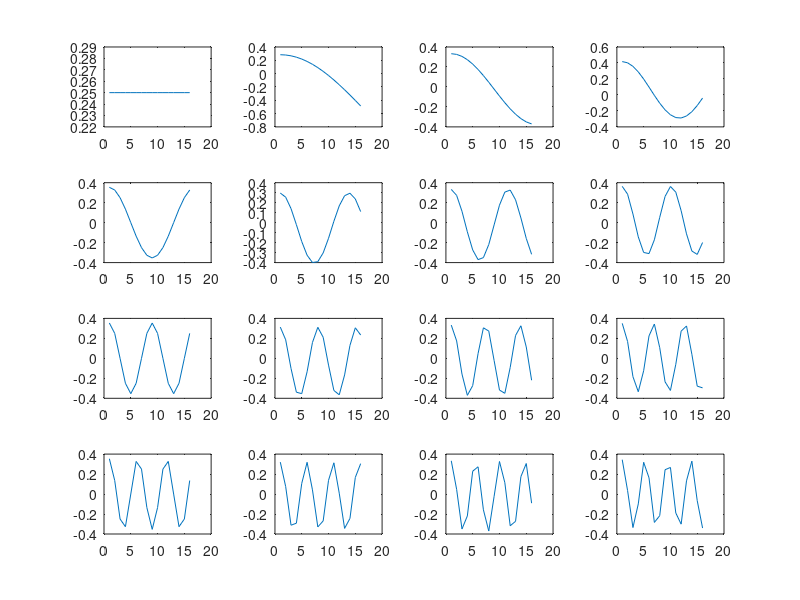

The MATLAB script that drew this image: (Note: this script raises an error after producing the figure.)
clc;clear;close all;
%Demo for microseismic data denoising using 1D dictionary learning
%Prepared By Yangkang Chen and Hang Wang
%Dec, 09, 2018
%
% Key Reference
% Wang, H., Q. Zhang, G. Zhang, J. Fang, and Y. Chen, 2020, Self-training and learning the waveform features of microseismic data using an adaptive dictionary, Geophysics, 85, KS51-KS61.
%
% For more details about dictionary learning and denoising, please refer to
% Siahsar, M. A. N., Gholtashi, S., Kahoo, A. R., W. Chen, and Y. Chen, 2017, Data-driven multi-task sparse dictionary learning for noise attenuation of 3D seismic data, Geophysics, 82, V385-V396.
% Siahsar, M. A. N., V. Abolghasemi, and Y. Chen, 2017, Simultaneous denoising and interpolation of 2D seismic data using data-driven non-negative dictionary learning, Signal Processing, 141, 309-321.
% Chen, Y., 2020, Fast dictionary learning for noise attenuation of multidimensional seismic data, Geophysical Journal International, 222, 1717?1727.
% Chen, Y., M. Zhang, M. Bai, and W. Chen, 2019, Improving the signal-to-noise ratio of seismological datasets by unsupervised machine learning, Seismological Research Letters, 90, 1552-1564.
% Chen, Y., S. Zu, W. Chen, M. Zhang, and Z. Guan, 2020, Learning the blending spikes using sparse dictionaries, Geophysical Journal International, 222, 1846?1863. 
% Wang, H., Q. Zhang, G. Zhang, J. Fang, and Y. Chen, 2020, Self-training and learning the waveform features of microseismic data using an adaptive dictionary, Geophysics, 85, KS51-KS61.
% Chen, Y., S. Fomel, 2015, Random noise attenuation using local signal-and-noise orthogonalization, Geophysics, 80, WD1-WD9.
% Chen, Y., J. Ma, and S. Fomel, 2016, Double-sparsity dictionary for seismic noise attenuation, Geophysics, 81, V17-V30.
% Zu, S., H. Zhou, R. Wu, M. Jiang, and Y. Chen, 2019, Dictionary learning based on dip patch selection training for random noise attenuation, Geophysics, 84, V169?V183.
% Zu, S., H. Zhou, R. Wu, and Y. Chen, 2019, Hybrid-sparsity constrained dictionary learning for iterative deblending of extremely noisy simultaneous-source data, IEEE Transactions on Geoscience and Remote Sensing, 57, 2249-2262.
% Zhou et al., 2021, Statistics-guided dictionary learning for automatic coherent noise suppression, IEEE Transactions on Geoscience and Remote Sensing, doi: 10.1109/TGRS.2020.3039738.
% Wang et al., 2021, Fast dictionary learning for high-dimensional seismic reconstruction, IEEE Transactions on Geoscience and Remote Sensing, 

load mdl_real.mat

%% patch size l1*l2
l1=16;l2=1;

c1=16;c2=32;%size of the 1D cosine dictionary (if c2>c1, overcomplete)
%% DCT dictionary (dctmtx will generates orthogonal transform)
dct=zeros(c1,c2);
for k=0:1:c2-1
    V=cos([0:1:c1-1]'*k*pi/c2);
    if k>0
        V=V-mean(V);
    end
    dct(:,k+1)=V/norm(V);
end
D=dct;
% DCT=kron(dct,dct);%2D DCT dictionary (64,256)

%% plot the first 64 atoms
figure;
for ia=1:16
    subplot(4,4,ia);plot(dct(:,ia));
end


%% decompose the image into patches:
X=yc_patch(d,1,16,1,8,1);



%% OMP using DCT
nd=size(X,2);
K=5;
for i2=1:nd
    G(:,i2)=yc_omp0(D,X(:,i2),K);
end

%further constrain it to be sparser
G=yc_pthresh(G,'ph',1);
X2=D*G;

[n1,n2]=size(d);
d2=yc_patch_inv(X2,1,n1,n2,16,1,8,1);


figure('units','normalized');
imagesc(G);colormap(jet);colorbar;caxis([-0.5,0.5]);%colorbar;
ylabel('Atom NO','Fontsize',16);
xlabel('Patch NO','Fontsize',16);
title('Coefficients Matrix','Fontsize',16);
set(gca,'Linewidth',1.5,'Fontsize',16);
print(gcf,'-depsc','-r300','real_G.eps');


%% K-SVD
%This will be subsituted by independent subroutines
% addpath(genpath('~/chenyk.data2/various/packages/toolbox'));
%% others' package (if use ksvd instead of yc_ksvd, uncomment the below)
% addpath(genpath('~/chenyk.data2/various/packages/toolbox'));

params.data = X;
params.Tdata = 5;%sparsity level
params.initdict=D;
params.dictsize = c2;
params.codemode = 'sparsity';
% params.codemode = 'error';
params.iternum = 30;
params.memusage = 'high';

%% using others' ksvd
% rng(201819,'twister');
% [Dksvd,Gksvd,err] = ksvd(params,'');

%% using our own ksvd
param.T=5;      %sparsity level
param.D=D;    %initial D
param.niter=30; %number of K-SVD iterations to perform; default: 10
param.mode=1;   %1: sparsity; 0: error
param.K=c2;     %number of atoms, dictionary size
[Dksvd,Gksvd]=yc_ksvd(X,param); 

Gksvd0=Gksvd;
Gksvd=yc_pthresh(Gksvd0,'ph',1);
X1=Dksvd*Gksvd;

[n1,n2]=size(d);
d1=yc_patch_inv(X1,1,n1,n2,16,1,8,1);
figure;%imagesc([d,d1,d-d1]);
subplot(3,1,1);plot(d);ylim([-0.4,0.4]);
subplot(3,1,2);plot(d1);ylim([-0.4,0.4]);
subplot(3,1,3);plot(d-d1);ylim([-0.4,0.4]);


%DWT
% d3 = wden(d,'rigrsure','s','sln',4,'db2');
% tmp=dwt(d,'db1','mode','sym');

%BP
d3=yc_bp(d,1,0.001,0.01,0.2,0.21);

%EMD
d4=yc_micro_emd(d);


dt=2;t=[0:n1-1]*dt;
figure('units','normalized','Position',[0.2 0.4 0.4, 0.8]);
subplot(5,1,1);plot(t,d,'b','linewidth',2);ylim([-0.5,0.5]);xlim(dt*[0,n1-1]);
ylabel('Amplitude','Fontsize',16);
set(gca,'Linewidth',1.5,'Fontsize',16);
title('(a)','Fontsize',16);

subplot(5,1,2);plot(t,d4,'b','linewidth',2);ylim([-0.5,0.5]);xlim(dt*[0,n1-1]);
ylabel('Amplitude','Fontsize',16);
set(gca,'Linewidth',1.5,'Fontsize',16);
title('(b)','Fontsize',16);

subplot(5,1,3);plot(t,d3,'b','linewidth',2);ylim([-0.5,0.5]);xlim(dt*[0,n1-1]);
ylabel('Amplitude','Fontsize',16);
set(gca,'Linewidth',1.5,'Fontsize',16);
title('(c)','Fontsize',16);

subplot(5,1,4);plot(t,d2,'b','linewidth',2);ylim([-0.5,0.5]);xlim(dt*[0,n1-1]);
ylabel('Amplitude','Fontsize',16);
set(gca,'Linewidth',1.5,'Fontsize',16);
title('(d)','Fontsize',16);

subplot(5,1,5);plot(t,d1,'b','linewidth',2);ylim([-0.5,0.5]);xlim(dt*[0,n1-1]);
ylabel('Amplitude','Fontsize',16);
xlabel('Time (ms)','Fontsize',16);
title('(e)','Fontsize',16);
set(gca,'Linewidth',1.5,'Fontsize',16);
print(gcf,'-depsc','-r300','real_dn.eps');


figure('units','normalized','Position',[0.2 0.4 0.4, 0.7]);
subplot(4,1,1);plot(t,d-d4,'b','linewidth',2);ylim([-0.5,0.5]);xlim(dt*[0,n1-1]);
ylabel('Amplitude','Fontsize',16);
set(gca,'Linewidth',1.5,'Fontsize',16);
title('(a)','Fontsize',16);

subplot(4,1,2);plot(t,d-d3,'b','linewidth',2);ylim([-0.5,0.5]);xlim(dt*[0,n1-1]);
ylabel('Amplitude','Fontsize',16);
set(gca,'Linewidth',1.5,'Fontsize',16);
title('(b)','Fontsize',16);

subplot(4,1,3);plot(t,d-d2,'b','linewidth',2);ylim([-0.5,0.5]);xlim(dt*[0,n1-1]);
ylabel('Amplitude','Fontsize',16);
set(gca,'Linewidth',1.5,'Fontsize',16);
title('(c)','Fontsize',16);

subplot(4,1,4);plot(t,d-d1,'b','linewidth',2);ylim([-0.5,0.5]);xlim(dt*[0,n1-1]);
ylabel('Amplitude','Fontsize',16);
set(gca,'Linewidth',1.5,'Fontsize',16);
title('(d)','Fontsize',16);

xlabel('Time (ms)','Fontsize',16);
annotation('textarrow',[0.5,0.56],[0.45,0.41],'color','r','linewidth',2,'Fontsize',20,'fontweight','bold');
print(gcf,'-depsc','-r300','real_n.eps');


figure('units','normalized');
imagesc(Gksvd0);colormap(jet);colorbar;caxis([-0.5,0.5]);%colorbar;
ylabel('Atom NO','Fontsize',16);
xlabel('Patch NO','Fontsize',16);
title('Coefficients Matrix','Fontsize',16);
set(gca,'Linewidth',1.5,'Fontsize',16);
print(gcf,'-depsc','-r300','real_Gksvd0.eps');

figure('units','normalized');
imagesc(Gksvd);colormap(jet);colorbar;caxis([-0.5,0.5]);%colorbar;
ylabel('Atom NO','Fontsize',16);
xlabel('Patch NO','Fontsize',16);
title('Coefficients Matrix','Fontsize',16);
set(gca,'Linewidth',1.5,'Fontsize',16);
print(gcf,'-depsc','-r300','real_Gksvd.eps');

figure('units','normalized');
imagesc(D);colormap(jet);caxis([-0.5,0.5]);%colorbar;
ylabel('Sample NO','Fontsize',16);
xlabel('Atom NO','Fontsize',16);
title('Dictionary Atoms','Fontsize',16);
set(gca,'Linewidth',1.5,'Fontsize',16);
print(gcf,'-depsc','-r300','real_Dct.eps');

figure('units','normalized');
imagesc(Dksvd);colormap(jet);caxis([-0.5,0.5]);%caxis([0,2.0]);colorbar;
ylabel('Sample NO','Fontsize',16);
xlabel('Atom NO','Fontsize',16);
title('Dictionary Atoms','Fontsize',16);
set(gca,'Linewidth',1.5,'Fontsize',16);
print(gcf,'-depsc','-r300','real_Dksvd.eps');

figure('units','normalized');
imagesc(X);colormap(jet);%caxis([-0.5,0.5]);%colorbar;
ylabel('Sample NO','Fontsize',16);
xlabel('Patch NO','Fontsize',16);
title('Patches','Fontsize',16);
set(gca,'Linewidth',1.5,'Fontsize',16);
print(gcf,'-depsc','-r300','real_X.eps');

figure('units','normalized');
imagesc(X1);colormap(jet);%caxis([-0.5,0.5]);%caxis([0,2.0]);colorbar;
ylabel('Sample NO','Fontsize',16);
xlabel('Patch NO','Fontsize',16);
title('Patches','Fontsize',16);
set(gca,'Linewidth',1.5,'Fontsize',16);
print(gcf,'-depsc','-r300','real_X1.eps');



%% plot the first 64 atoms
figure('units','normalized','Position',[0.2 0.4 0.7 0.8]);
for ia=1:30
    subplot(6,5,ia);plot([1:l1],D(:,ia),'b','linewidth',2);
    
    if ia==1
        ylim([-0.5,0.5]);
    end
    %     if ismember(ia,[1,6,11,16,21])
    %        subplot(4,4,ia);plot([1:l1],Dksvd(:,ia),'r','linewidth',2);
    %     end
    set(gca,'Linewidth',1.5,'Fontsize',16);
    ytickformat('%.1f');
    if ismember(ia,[1,6,11,16,21,26])
        ylabel('Amplitude','Fontsize',16);
    else
        set(gca,'yticklabel',[]);
        
    end
    
    if ismember(ia,[26,27,28,29,30])
        xlabel('Sample NO','Fontsize',16);
    else
        set(gca,'xticklabel',[]);
    end
    
    xlim([1,l1]);
end
print(gcf,'-depsc','-r300','real_atoms.eps');




figure('units','normalized','Position',[0.2 0.4 0.7 0.8]);
for ia=1:30
    subplot(6,5,ia);plot([1:l1],Dksvd(:,ia),'b','linewidth',2);
    
    if ia==1
        ylim([-0.5,0.5]);
    end
    %     if ismember(ia,[1,6,11,16,21])
    %        subplot(4,4,ia);plot([1:l1],Dksvd(:,ia),'r','linewidth',2);
    %     end
    set(gca,'Linewidth',1.5,'Fontsize',16);
    ytickformat('%.1f');
    if ismember(ia,[1,6,11,16,21,26])
        ylabel('Amplitude','Fontsize',16);
    else
        set(gca,'yticklabel',[]);
        
    end
    
    if ismember(ia,[26,27,28,29,30])
        xlabel('Sample NO','Fontsize',16);
    else
        set(gca,'xticklabel',[]);
    end
    
    xlim([1,l1]);
end
print(gcf,'-depsc','-r300','real_atoms1.eps');










